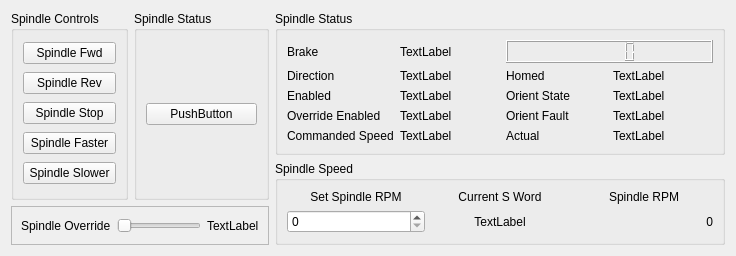
      <widget class="QWidget" name="tab_8">
       <attribute name="title">
        <string>Spindle</string>
       </attribute>
       <layout class="QGridLayout" name="gridLayout_22">
        <item row="0" column="3">
         <widget class="QGroupBox" name="groupBox_6">
          <property name="minimumSize">
           <size>
            <width>450</width>
            <height>0</height>
           </size>
          </property>
          <property name="title">
           <string>Spindle Status</string>
          </property>
          <layout class="QGridLayout" name="gridLayout_15">
           <item row="2" column="1">
            <widget class="QLabel" name="spindle_enabled_0_lb">
             <property name="text">
              <string>TextLabel</string>
             </property>
            </widget>
           </item>
           <item row="3" column="0">
            <widget class="QLabel" name="label_34">
             <property name="text">
              <string>Override Enabled</string>
             </property>
            </widget>
           </item>
           <item row="0" column="1">
            <widget class="QLabel" name="spindle_brake_0_lb">
             <property name="text">
              <string>TextLabel</string>
             </property>
            </widget>
           </item>
           <item row="3" column="1">
            <widget class="QLabel" name="spindle_override_enabled_0_lb">
             <property name="text">
              <string>TextLabel</string>
             </property>
            </widget>
           </item>
           <item row="0" column="0">
            <widget class="QLabel" name="label_18">
             <property name="text">
              <string>Brake</string>
             </property>
            </widget>
           </item>
           <item row="1" column="0">
            <widget class="QLabel" name="label_19">
             <property name="text">
              <string>Direction</string>
             </property>
            </widget>
           </item>
           <item row="2" column="0">
            <widget class="QLabel" name="label_20">
             <property name="text">
              <string>Enabled</string>
             </property>
            </widget>
           </item>
           <item row="1" column="1">
            <widget class="QLabel" name="spindle_direction_0_lb">
             <property name="text">
              <string>TextLabel</string>
             </property>
            </widget>
           </item>
           <item row="4" column="0">
            <widget class="QLabel" name="label_35">
             <property name="text">
              <string>Commanded Speed</string>
             </property>
            </widget>
           </item>
           <item row="4" column="1">
            <widget class="QLabel" name="spindle_speed_0_lb">
             <property name="text">
              <string>TextLabel</string>
             </property>
            </widget>
           </item>
           <item row="1" column="2">
            <widget class="QLabel" name="label_21">
             <property name="text">
              <string>Homed</string>
             </property>
            </widget>
           </item>
           <item row="1" column="3">
            <widget class="QLabel" name="spindle_homed_0_lb">
             <property name="text">
              <string>TextLabel</string>
             </property>
            </widget>
           </item>
           <item row="2" column="2">
            <widget class="QLabel" name="label_27">
             <property name="text">
              <string>Orient State</string>
             </property>
            </widget>
           </item>
           <item row="2" column="3">
            <widget class="QLabel" name="spindle_orient_state_0_lb">
             <property name="text">
              <string>TextLabel</string>
             </property>
            </widget>
           </item>
           <item row="3" column="2">
            <widget class="QLabel" name="label_24">
             <property name="text">
              <string>Orient Fault</string>
             </property>
            </widget>
           </item>
           <item row="3" column="3">
            <widget class="QLabel" name="spindle_orient_fault_0_lb">
             <property name="text">
              <string>TextLabel</string>
             </property>
            </widget>
           </item>
           <item row="4" column="2">
            <widget class="QLabel" name="label_33">
             <property name="text">
              <string>Actual</string>
             </property>
            </widget>
           </item>
           <item row="4" column="3">
            <widget class="QLabel" name="spindle_actual_speed_lb">
             <property name="text">
              <string>TextLabel</string>
             </property>
            </widget>
           </item>
           <item row="0" column="2" colspan="2">
            <widget class="QLCDNumber" name="spindle_speed_0_lcd"/>
           </item>
          </layout>
         </widget>
        </item>
        <item row="2" column="0" colspan="3">
         <widget class="QFrame" name="frame_5">
          <property name="frameShape">
           <enum>QFrame::StyledPanel</enum>
          </property>
          <property name="frameShadow">
           <enum>QFrame::Raised</enum>
          </property>
          <layout class="QGridLayout" name="gridLayout_21">
           <item row="0" column="0">
            <widget class="QLabel" name="label_25">
             <property name="text">
              <string>Spindle Override</string>
             </property>
            </widget>
           </item>
           <item row="0" column="1">
            <widget class="QSlider" name="spindle_override_sl">
             <property name="orientation">
              <enum>Qt::Horizontal</enum>
             </property>
            </widget>
           </item>
           <item row="0" column="2">
            <widget class="QLabel" name="spindle_override_0_lb">
             <property name="text">
              <string>TextLabel</string>
             </property>
            </widget>
           </item>
          </layout>
         </widget>
        </item>
        <item row="1" column="3" rowspan="2">
         <widget class="QGroupBox" name="groupBox_7">
          <property name="title">
           <string>Spindle Speed</string>
          </property>
          <layout class="QGridLayout" name="gridLayout_16">
           <item row="1" column="0">
            <widget class="QSpinBox" name="spindle_speed_sb">
             <property name="minimumSize">
              <size>
               <width>100</width>
               <height>0</height>
              </size>
             </property>
            </widget>
           </item>
           <item row="1" column="1">
            <widget class="QLabel" name="settings_speed_lb">
             <property name="text">
              <string>TextLabel</string>
             </property>
             <property name="alignment">
              <set>Qt::AlignCenter</set>
             </property>
            </widget>
           </item>
           <item row="1" column="2">
            <widget class="QLabel" name="spindle_speed_lb">
             <property name="minimumSize">
              <size>
               <width>100</width>
               <height>0</height>
              </size>
             </property>
             <property name="text">
              <string>0</string>
             </property>
             <property name="alignment">
              <set>Qt::AlignRight|Qt::AlignTrailing|Qt::AlignVCenter</set>
             </property>
            </widget>
           </item>
           <item row="0" column="0">
            <widget class="QLabel" name="label_26">
             <property name="text">
              <string>Set Spindle RPM</string>
             </property>
             <property name="alignment">
              <set>Qt::AlignCenter</set>
             </property>
            </widget>
           </item>
           <item row="0" column="1">
            <widget class="QLabel" name="label_44">
             <property name="text">
              <string>Current S Word</string>
             </property>
             <property name="alignment">
              <set>Qt::AlignCenter</set>
             </property>
            </widget>
           </item>
           <item row="0" column="2">
            <widget class="QLabel" name="label_45">
             <property name="text">
              <string>Spindle RPM</string>
             </property>
             <property name="alignment">
              <set>Qt::AlignCenter</set>
             </property>
            </widget>
           </item>
          </layout>
         </widget>
        </item>
        <item row="0" column="0" rowspan="2">
         <widget class="QGroupBox" name="groupBox_5">
          <property name="title">
           <string>Spindle Controls</string>
          </property>
          <layout class="QGridLayout" name="gridLayout_14">
           <item row="2" column="0">
            <widget class="QPushButton" name="spindle_stop_pb">
             <property name="text">
              <string>Spindle Stop</string>
             </property>
            </widget>
           </item>
           <item row="4" column="0">
            <widget class="QPushButton" name="spindle_minus_pb">
             <property name="text">
              <string>Spindle Slower</string>
             </property>
            </widget>
           </item>
           <item row="0" column="0">
            <widget class="QPushButton" name="spindle_fwd_pb">
             <property name="text">
              <string>Spindle Fwd</string>
             </property>
            </widget>
           </item>
           <item row="3" column="0">
            <widget class="QPushButton" name="spindle_plus_pb">
             <property name="text">
              <string>Spindle Faster</string>
             </property>
            </widget>
           </item>
           <item row="1" column="0">
            <widget class="QPushButton" name="spindle_rev_pb">
             <property name="text">
              <string>Spindle Rev</string>
             </property>
            </widget>
           </item>
          </layout>
         </widget>
        </item>
        <item row="0" column="1" rowspan="2" colspan="2">
         <widget class="QGroupBox" name="groupBox_18">
          <property name="title">
           <string>Spindle Status</string>
          </property>
          <layout class="QGridLayout" name="gridLayout_37">
           <item row="0" column="0">
            <widget class="QPushButton" name="mdi_s_pb">
             <property name="text">
              <string>PushButton</string>
             </property>
            </widget>
           </item>
          </layout>
         </widget>
        </item>
       </layout>
      </widget>
